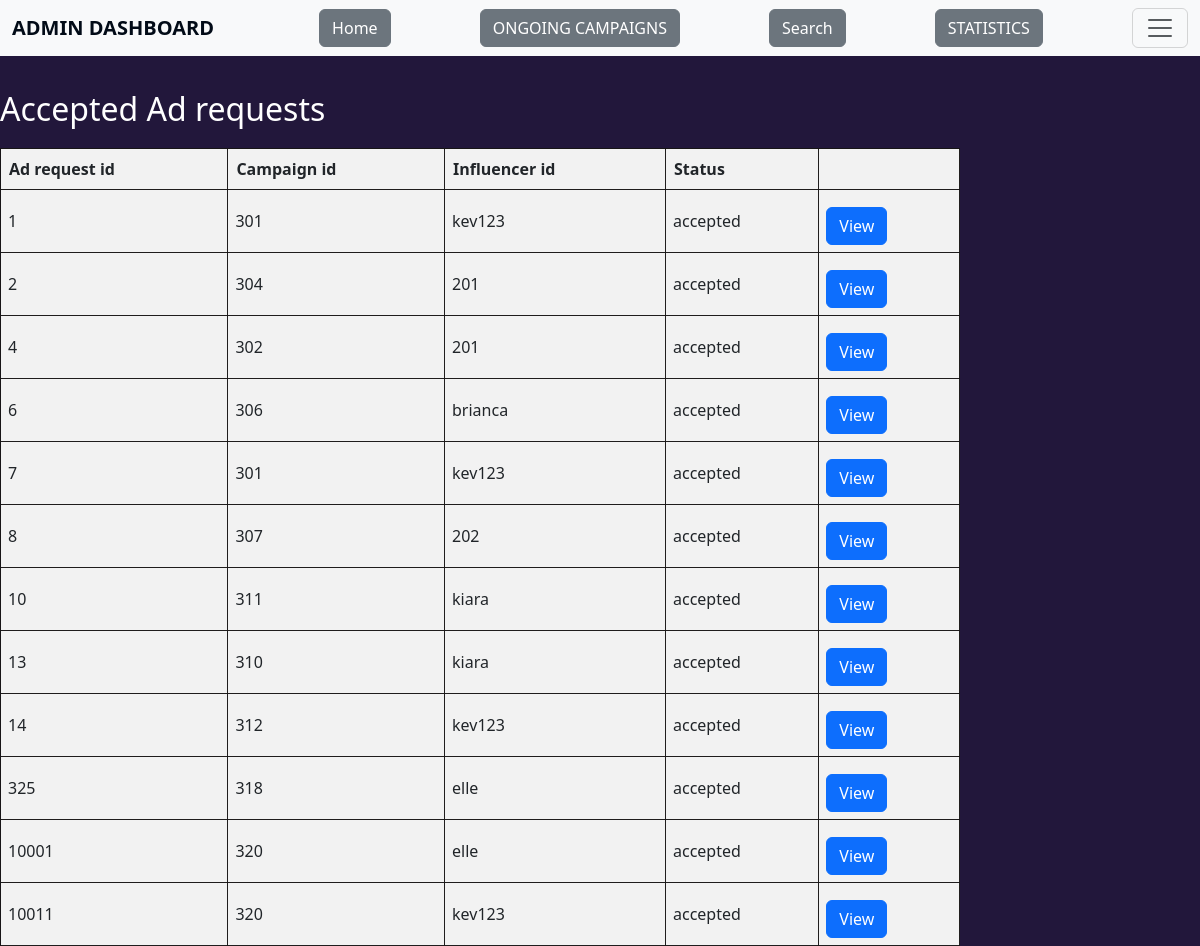
The page /adreq_status on the database its author committed.
### application/models.py (models this page shows, shortened)
class Adrequest(db.Model):
    __tablename__="adrequest"
    adreq_id=db.Column(db.Integer,primary_key=True,nullable=False)
    adreq_name=db.Column(db.String,nullable=False)
    inf_id=db.Column(db.String,db.ForeignKey("influencer.inf_id"),nullable=False)
    camp_id=db.Column(db.Integer,db.ForeignKey("campaign.camp_id"),nullable=False)
    messages=db.Column(db.String,default=" ")
    requirements=db.Column(db.String)
    pay_amount=db.Column(db.Integer,nullable=False)
    status=db.Column(db.String,nullable=False,default="pending")

### application/controllers.py (the view)
@app.route("/adreq_status",methods=["GET"])
def adreq_status():
    adreq=Adrequest.query.all()
    return render_template("adreq_status.html",adreq=adreq)

### templates/adreq_status.html (shortened to what this page needs)
<!DOCTYPE html>
<html lang="en">
<head>
    <link href="https://cdn.jsdelivr.net/npm/bootstrap@5.3.3/dist/css/bootstrap.min.css" rel="stylesheet">
</head>
<nav class="navbar bg-body-tertiary fixed-top">
    <div class="container-fluid">
        <a class="navbar-brand" href="/">ADMIN DASHBOARD</a>
        <a href="/admin_dashboard"><button class="btn btn-secondary">Home</button></a>
        <a href="/ongoing_camp"><button class="btn btn-secondary">ONGOING CAMPAIGNS</button></a>
        <a href="{{url_for('adminsearch', search_type='common')}}"><button class="btn btn-secondary">Search</button></a>
        <a href="/admin_summary"><button class="btn btn-secondary">STATISTICS</button></a>
        <button class="navbar-toggler" type="button" data-bs-toggle="offcanvas" data-bs-target="#offcanvasNavbar" aria-controls="offcanvasNavbar" aria-label="Toggle navigation">
            <span class="navbar-toggler-icon"></span>
        </button>
    </div>
  </nav>
    <h2 class="white">Accepted Ad requests</h2>
    <table id="ongoing-campaigns">
        <tr>
            <th>Ad request id</th>
            <th>Campaign id</th>
            <th>Influencer id</th>
            <th>Status</th>
            <th></th>
        </tr>
        {%for i in adreq%}
        {%if i.status=="accepted"%}
            <tr>
                <td>{{i.adreq_id}}</td>
                <td>{{i.camp_id}}</td>
                <td>{{i.inf_id}}</td>
                <td>{{i.status}}</td>
                <td><a href="{{url_for('ad_details', adreq_id=i.adreq_id)}}" class="btn btn-primary" type="button">View</a></td>
            </tr>
        {%endif%}
        {%endfor%}
    </table>
</body>
</html>

### templates/adreq_status.html (style rules this page uses)
.white { color:white }
h1, h2 { margin-top: 20px; }
table { margin-top: 20px; }
.navbar-brand { font-weight: bold; }
.navbar, .offcanvas-header, .offcanvas-body { background-color: #f0f2ec; }
.navbar-brand, .nav-link, .offcanvas-title { color: #020b17; }
.btn-primary, .btn-outline-success { margin-top: 10px; }
table { width: 80%; border-collapse: collapse; margin-top: 20px; }
th { background-color: #f2f2f2; padding: 8px; text-align: left; border: 1px solid #171515f5; }
td { background-color: #f2f2f2; border: 1px solid #171515f5; padding: 7px; }

### rows shown on the page
Adrequest: adreq_id "1", camp_id "301", inf_id "kev123", status "accepted"
Adrequest: adreq_id "2", camp_id "304", inf_id "201", status "accepted"
Adrequest: adreq_id "4", camp_id "302", inf_id "201", status "accepted"
Adrequest: adreq_id "6", camp_id "306", inf_id "brianca", status "accepted"
Adrequest: adreq_id "7", camp_id "301", inf_id "kev123", status "accepted"
Adrequest: adreq_id "8", camp_id "307", inf_id "202", status "accepted"
Adrequest: adreq_id "10", camp_id "311", inf_id "kiara", status "accepted"
Adrequest: adreq_id "13", camp_id "310", inf_id "kiara", status "accepted"
Adrequest: adreq_id "14", camp_id "312", inf_id "kev123", status "accepted"
Adrequest: adreq_id "325", camp_id "318", inf_id "elle", status "accepted"
Adrequest: adreq_id "10001", camp_id "320", inf_id "elle", status "accepted"
Adrequest: adreq_id "10011", camp_id "320", inf_id "kev123", status "accepted"
